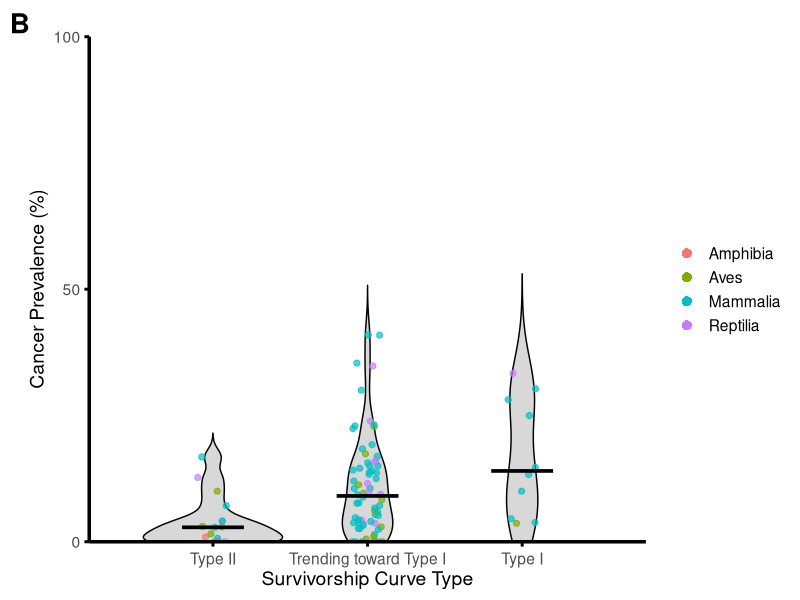
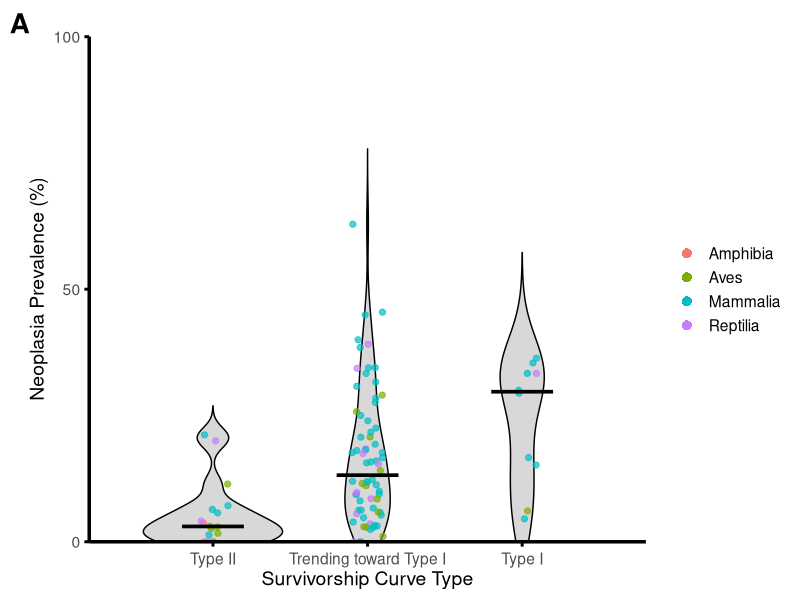
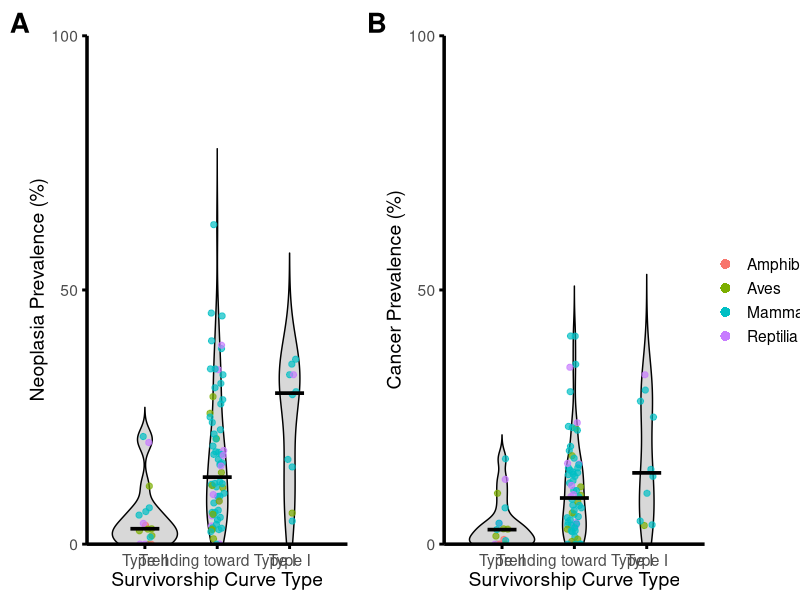

Here is the R script that generated these plots, in order:
library(ggplot2)
library(dplyr)

select <- dplyr::select   # in case MASS is loaded and masks dplyr::select

# Survivorship types come from the recalculated Rage values (RecalculatingRageNumbers.R)
condensed_clean_data <- read.csv("Survivorship_Types_Min20.csv") %>%
  mutate(
    shape_value = shape_type,
    survivorship_type = case_when(
      grepl("^Type I \\(",  surv_type) ~ "Type I",
      grepl("^Type II \\(", surv_type) ~ "Type II",
      grepl("^Type III \\(", surv_type) ~ "Type III",
      TRUE ~ surv_type   # "Trending toward Type I" / "Trending toward Type III"
    )
  ) %>%
  select(Species, shape_value, survivorship_type)

# NEW: prevalence + Class come from the prevalence dataset
prevalence_data <- read.csv("species-cancer-prevalence-data.csv", check.names = FALSE) %>%
  mutate(Species = gsub(" ", "_", Species)) %>%
  select(Species, Class,
         neoplasia_prevalence = NeoplasiaPrevalence,
         cancer_prevalence    = MalignancyPrevalence)

# Drop old prevalence / Class columns, then join in the new values
condensed_clean_data <- condensed_clean_data %>%
  mutate(Species = gsub(" ", "_", Species)) %>%
  select(-any_of(c("Class", "neoplasia_prevalence", "cancer_prevalence",
                   "NeoplasiaPrevalence", "MalignancyPrevalence"))) %>%
  inner_join(prevalence_data, by = "Species")

cat("Species after merge:", nrow(condensed_clean_data), "\n")

# Only plot Type II, Trending toward Type I, and Type I.
# Type III / Trending toward Type III are dropped (0 and 1 species after the Rage recalculation).
dropped <- condensed_clean_data %>%
  filter(survivorship_type %in% c("Type III", "Trending toward Type III"))
if (nrow(dropped) > 0) {
  cat("Dropping", nrow(dropped), "Type III / Trending toward Type III species:",
      paste(dropped$Species, collapse = ", "), "\n")
}

condensed_clean_data <- condensed_clean_data %>%
  filter(survivorship_type %in% c("Type II", "Trending toward Type I", "Type I"))

# Ensure factor levels for consistent order
condensed_clean_data$survivorship_type <- factor(
  condensed_clean_data$survivorship_type,
  levels = c("Type II", "Trending toward Type I", "Type I")
)
n_types <- nlevels(condensed_clean_data$survivorship_type)

condensed_clean_data$Class <- factor(condensed_clean_data$Class)

class_colors <- c(
  "Amphibia" = "#F8766D",
  "Aves"     = "#7CAE00",
  "Mammalia" = "#00BFC4",
  "Reptilia" = "#C77CFF"
)

legend_fill <- class_colors[levels(condensed_clean_data$Class)]

legend_guide <- guide_legend(
  override.aes = list(
    shape  = 16,
    size   = 3,
    alpha  = 1
  )
)

# -------------------------------------------------------------------------
# Plot 1: Cancer Prevalence by Survivorship Curve Type
# -------------------------------------------------------------------------
p_cancer <- ggplot(condensed_clean_data, aes(x = survivorship_type, y = cancer_prevalence)) +
  geom_violin(trim = FALSE, alpha = 0.9, fill = "lightgray", color = "black") +
  geom_jitter(aes(color = Class), width = 0.10, alpha = 0.7, size = 1.8) +
  stat_summary(fun = median, geom = "crossbar", width = 0.4, fatten = 0.5,
               color = "black", linewidth = 2.5) +
  scale_color_manual(values = class_colors, guide = legend_guide) +
  theme_minimal(base_size = 14) +
  labs(
    tag = "B",
    x = "Survivorship Curve Type",
    y = "Cancer Prevalence (%)",
    color = NULL
  ) +
  coord_cartesian(xlim = c(0.2, n_types + 0.8), ylim = c(0, 1), expand = FALSE, clip = "on") +
  scale_y_continuous(breaks = c(0, 0.5, 1.0),
                     labels = c("0", "50", "100")) +
  theme(
    axis.text.x = element_text(angle = 0, vjust = 0.5, hjust = 0.5),
    axis.line.x = element_line(linewidth = 1.2, color = "black"),
    axis.line.y = element_line(linewidth = 1.2, color = "black"),
    axis.ticks = element_line(linewidth = 1),
    legend.position = "right",
    panel.grid = element_blank(),
    panel.border = element_blank(),
    plot.tag = element_text(face = "bold", size = 20),
    plot.tag.position = "topleft"
  )

ggsave(filename='Cancer Violin Plot.png', plot=p_cancer, width=11, height=8, limitsize=FALSE, bg="white")


# -------------------------------------------------------------------------
# Plot 2: Neoplasia Prevalence by Survivorship Curve Type
# -------------------------------------------------------------------------
p_neoplasia <- ggplot(condensed_clean_data, aes(x = survivorship_type, y = neoplasia_prevalence)) +
  geom_violin(trim = FALSE, alpha = 0.9, fill = "lightgray", color = "black") +
  geom_jitter(aes(color = Class), width = 0.10, alpha = 0.7, size = 1.8) +
  stat_summary(fun = median, geom = "crossbar", width = 0.4, fatten = 0.5,
               color = "black", linewidth = 2.5) +
  scale_color_manual(values = class_colors, guide = legend_guide) +
  theme_minimal(base_size = 14) +
  labs(
    tag = "A",
    x = "Survivorship Curve Type",
    y = "Neoplasia Prevalence (%)",
    color = NULL
  ) +
  coord_cartesian(xlim = c(0.2, n_types + 0.8), ylim = c(0, 1), expand = FALSE, clip = "on") +
  scale_y_continuous(breaks = c(0, 0.5, 1.0),
                     labels = c("0", "50", "100")) +
  theme(
    axis.text.x = element_text(angle = 0, vjust = 0.5, hjust = 0.5),
    axis.line.x = element_line(linewidth = 1.2, color = "black"),
    axis.line.y = element_line(linewidth = 1.2, color = "black"),
    axis.ticks = element_line(linewidth = 1),
    legend.position = "right",
    panel.grid = element_blank(),
    panel.border = element_blank(),
    plot.tag = element_text(face = "bold", size = 20),
    plot.tag.position = "topleft"
  )

ggsave(filename='Neoplasia Violin Plot.png', plot=p_neoplasia, width=11, height=8, limitsize=FALSE, bg="white")

legend <- cowplot::get_legend(p_neoplasia + theme(legend.box.margin = margin(0, 0, 0, 12)))
violin_panel <- cowplot::plot_grid(
  cowplot::plot_grid(p_neoplasia + theme(legend.position = "none"),
                     p_cancer + theme(legend.position = "none"),
                     ncol = 2, align = "hv"),
  legend, ncol = 2, rel_widths = c(1, 0.12))
ggsave(filename='Violin Plot Panel.png', plot=violin_panel, width=20, height=8, limitsize=FALSE, bg="white")


# -------------------------------------------------------------------------
# Species Counts Per Category
# -------------------------------------------------------------------------
category_counts <- condensed_clean_data %>%
  group_by(survivorship_type) %>%
  summarise(num_species = n()) %>%
  arrange(desc(num_species))

for(i in seq_len(nrow(category_counts))) {
  cat(as.character(category_counts$survivorship_type[i]), "has",
      category_counts$num_species[i], "species\n")
}

# -------------------------------------------------------------------------
# Median Prevalence Per Survivorship Type (console output)
# -------------------------------------------------------------------------
median_summary <- condensed_clean_data %>%
  group_by(survivorship_type) %>%
  summarise(
    median_cancer_prevalence    = median(cancer_prevalence, na.rm = TRUE),
    median_neoplasia_prevalence = median(neoplasia_prevalence, na.rm = TRUE)
  )

cat("======================\n")
cat("Median Cancer Prevalence by Survivorship Type\n")
cat("======================\n")
for (i in seq_len(nrow(median_summary))) {
  cat(sprintf("  - %-30s : %.4f\n",
              as.character(median_summary$survivorship_type[i]),
              median_summary$median_cancer_prevalence[i]))
}

cat("\n======================\n")
cat("Median Neoplasia Prevalence by Survivorship Type\n")
cat("======================\n")
for (i in seq_len(nrow(median_summary))) {
  cat(sprintf("  - %-30s : %.4f\n",
              as.character(median_summary$survivorship_type[i]),
              median_summary$median_neoplasia_prevalence[i]))
}
